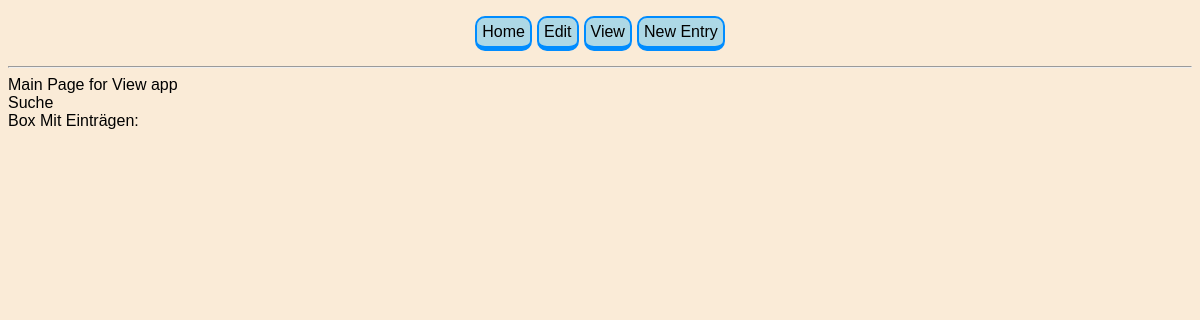
The app's page /view/, older data.
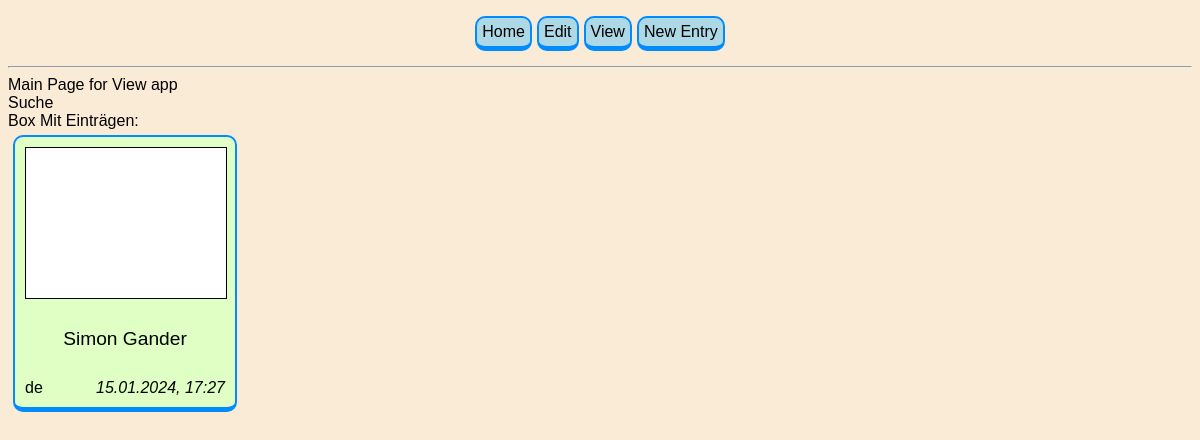
The same page, newer data.
### main/models.py (models this page shows, shortened)
class Entry(models.Model):
    author = models.ForeignKey(Author, on_delete=models.SET_NULL, null=True)
    interview = models.ForeignKey(Interview, on_delete=models.SET_NULL, null=True)
    bg_color = colorfield.ColorField(default='#FF0000')
    language = models.CharField(max_length=50)
    visible = models.BooleanField(default = False)
    updated = models.DateTimeField(auto_now=True)
    created = models.DateTimeField(auto_now_add=True)
    class Meta:
        ordering = ['-updated', 'created']

class Author(models.Model):
    name = models.CharField(max_length=100)
    created = models.DateTimeField(auto_now_add=True)
    updated = models.DateTimeField(auto_now=True)
    def __str__(self):
        return(str(self.name))

### app_read/views/listviews.py (the view)
# urls.py: path('', views.listviews.home, name = "home"),
def home(request):
    all_entries = models.Entry.objects.all().order_by('created')
    entry_list = []
    i = 0
    for entry in all_entries:
        if entry.visible == True:
            entry_list.append(entry)
    ctx = {
        "all_entries" : entry_list
    }
    return render(request, 'app_read/home.html', ctx)

### app_read/templates/app_read/home.html
{% extends 'main.html' %}
{% block content %}
{% load static %}
<link rel='stylesheet' type='text/css' media='screen' href="{% static 'styles/app_read/[AS]preview_card.css' %}">
Main Page for View app <br>
Suche <br>
Box Mit Einträgen:<br>
<div class="fc fc_row fc_standard fc_wrap">
{% for entry in all_entries %}
    {% include "app_read/inc/preview_entry.html" %}
{% endfor %}
</div>
{% endblock %}

### templates/main.html (shortened to what this page needs)
<!DOCTYPE html>
{% load static %}
<html>
<head>
    <link rel='stylesheet' type='text/css' media='screen' href="{% static 'styles/global/_vars.css' %}">
    <link rel='stylesheet' type='text/css' media='screen' href="{% static 'styles/global/_main.css' %}">
    <link rel='stylesheet' type='text/css' media='screen' href="{% static 'styles/global/[BD]borders.css' %}">
    <link rel='stylesheet' type='text/css' media='screen' href="{% static 'styles/global/[FC]flex-containers.css' %}">
    <link rel='stylesheet' type='text/css' media='screen' href="{% static 'styles/global/[BTN]buttons.css' %}">
    <link rel='stylesheet' type='text/css' media='screen' href="{% static 'styles/global/[SF]standard_form.css' %}">
</head>
<body>
    {% include 'inc/navbar.html' %}
    {% block content %}
    {% endblock %}
</body>
</html>

### templates/inc/navbar.html
<div class="fc fc_row bar" id="navbar">
    {% include "inc/linkbutton.html" with btn_link="/" btn_text="Home" %}
    {% include "inc/linkbutton.html" with btn_link="/edit" btn_text="Edit" %}
    {% include "inc/linkbutton.html" with btn_link="/view" btn_text="View" %}
    {% include "inc/linkbutton.html" with btn_link="/edit/new_entry" btn_text="New Entry" %}
</div>
<hr>

### templates/inc/linkbutton.html
<a href="{{btn_link}}">
    <div class="btn">
        <p>{{btn_text}}</p>
    </div>
</a>

### app_read/templates/app_read/inc/preview_entry.html
<a href="/view/entry/{{entry.id}}">
<div class="fc fc_column bd bd_card as_pc" style="background-color : {{entry.bg_color}};">
    <div class="as_pc_image" style="background-color : white;">
    </div>
    <div class="fc fc_column as_pc_infobox">
        <P class="as_pc_author">
        {{entry.author}}
        </P>
    </div>
    <div class="fc fcrow as_pc_footer">
        <p class="as_pc_language">
            {{entry.language}}
        </p>
        <p class="as_pc_created">
            {{entry.created|date:"d.m.Y, H:i"}}
        </p>
    </div>
</div>
</a>

### static/styles/global/_vars.css (style rules this page uses)
:root { --bg_color: antiquewhite; --font_color: black; --main_color: antiquewhite; --accent_color: lightblue; --accent_color_dark_value: 0, 140, 255; --accent_color_dark: rgb(0, 140, 255); --border_color: var(--accent_color_dark); }

### static/styles/global/_main.css (style rules this page uses)
body { background-color: var(--bg_color); font-family: 'Gill Sans', 'Gill Sans MT', Calibri, 'Trebuchet MS', sans-serif; }
#navbar { height: 50px; align-items: center; justify-content: center; gap: 5px; }
p { margin: 0px; }
a { color: unset; text-decoration: unset; }

### static/styles/global/[BD]borders.css (style rules this page uses)
.bd { border: 1px solid var(--border_color); }
.bd_card { border: 2px solid var(--border_color); border-bottom: 5px solid var(--border_color); border-radius: 10px; transition-duration: 0.25s; }

### static/styles/global/[FC]flex-containers.css (style rules this page uses)
.fc { display: flex; }
.fc_column { flex-direction: column; }
.fc_row { flex-direction: row; }
.fc_standard { gap: 5px; padding: 5px; }

### static/styles/global/[BTN]buttons.css (style rules this page uses)
:root { --btn_border_color: var(--accent_color_dark); --btn_background_color: var(--accent_color); --btn_border_thickness: 2px; }
.btn { padding: 5px; border: var(--btn_border_thickness) solid var(--btn_border_color); border-bottom-width: 5px; background-color: var(--btn_background_color); border-radius: 10px; transition-duration: 0.25s; width: fit-content; height: fit-content; }
.btn p { margin: 0px; }

### static/styles/app_read/[AS]preview_card.css (style rules this page uses)
.as_pc { height: 250px; width: 200px; min-height: 250px; min-width: 200px; max-height: 250px; max-width: 200px; padding: 10px; overflow-y: scroll; overflow-x: hidden; }
.as_pc_image { width: 100%; min-height: 150px; border: 1px solid black; }
.as_pc_infobox { flex-grow: 1; align-items: center; justify-content: center; }
.as_pc_infobox p { text-align: center; font-size: larger; font-family: 'Trebuchet MS', 'Lucida Sans Unicode', 'Lucida Grande', 'Lucida Sans', Arial, sans-serif; }
.as_pc_footer { margin-top: auto; }
.as_pc_language { width: fit-content; margin-right: auto; }
.as_pc_created { width: fit-content; margin-left: auto; font-style: italic; }

Row changes from the older to the newer data that the page shows:
now on this page (row edited): Entry: author "Simon Gander", language "de", created "15.01.2024, 17:27"
